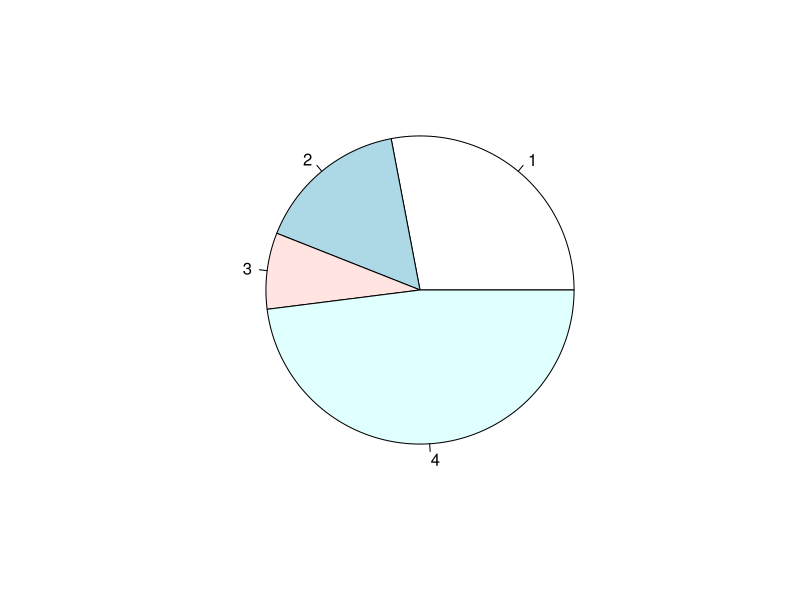
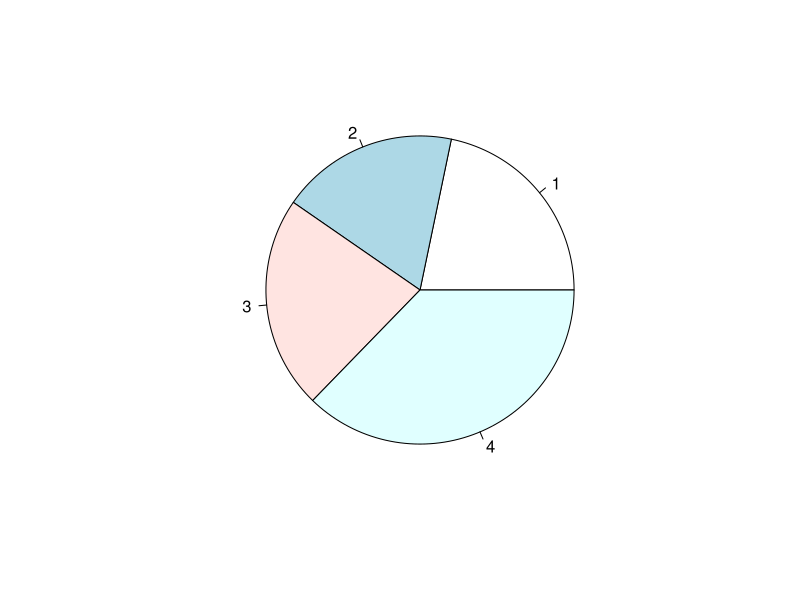
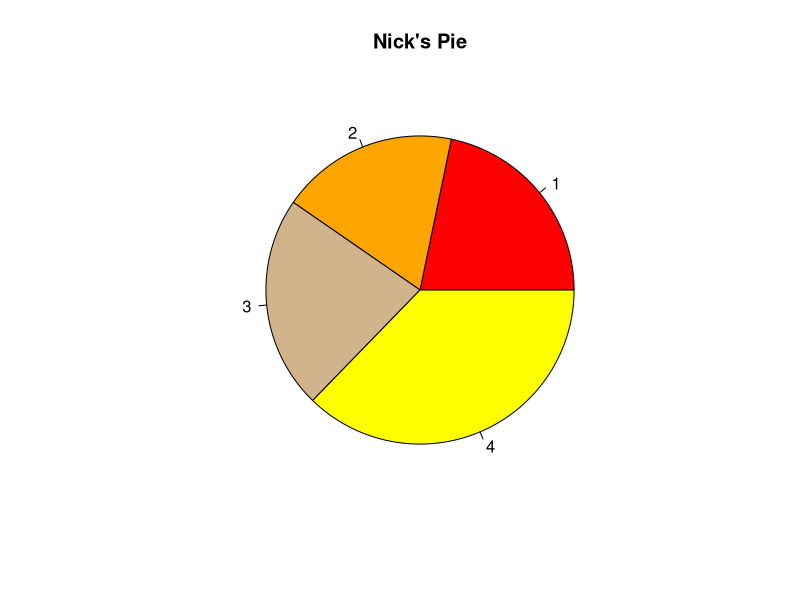
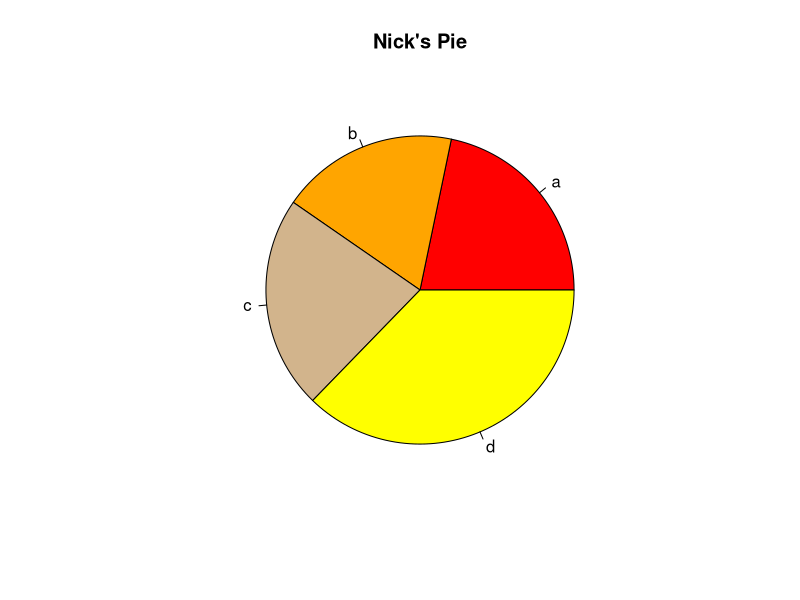
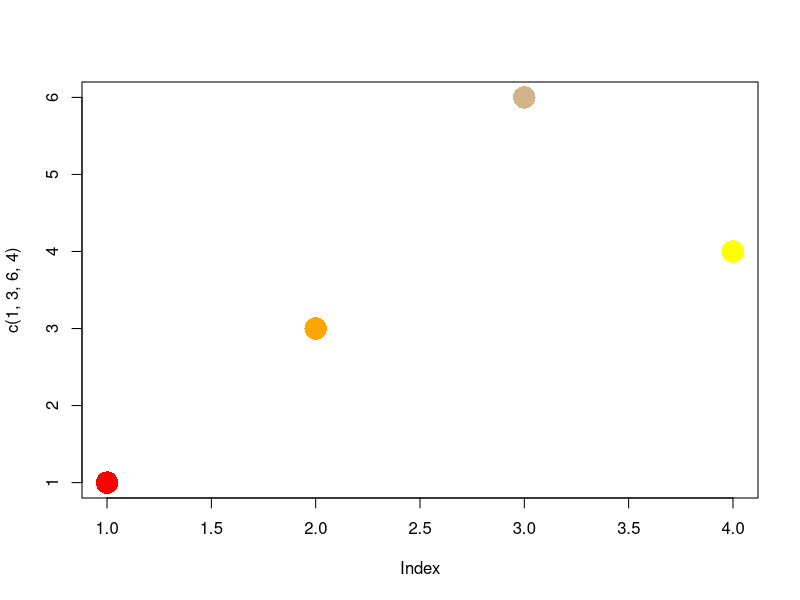
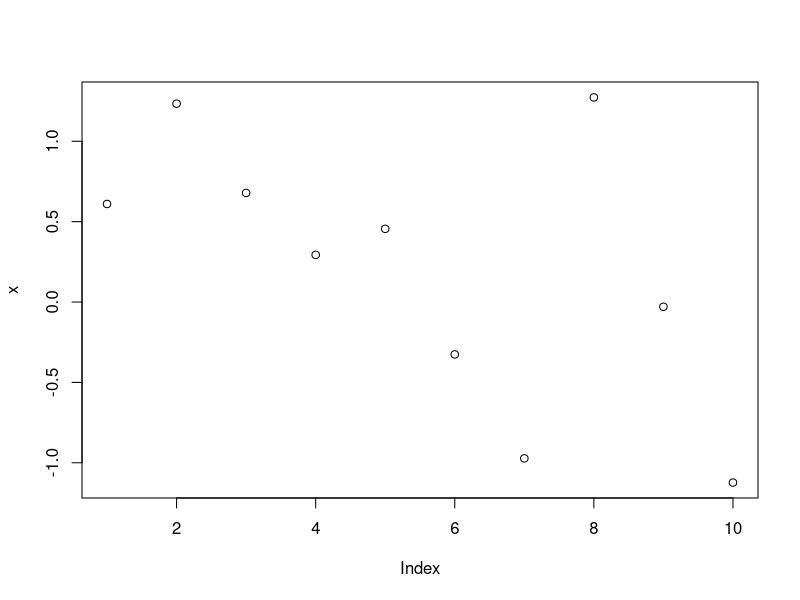
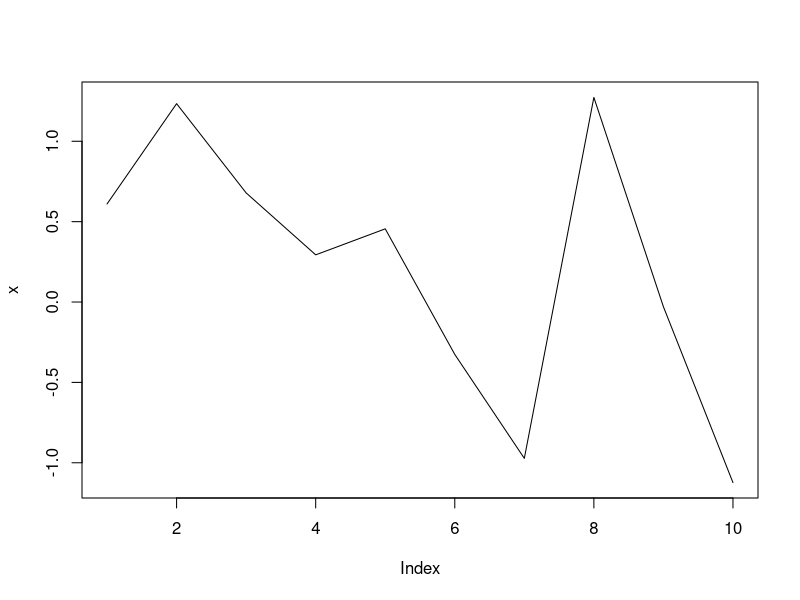
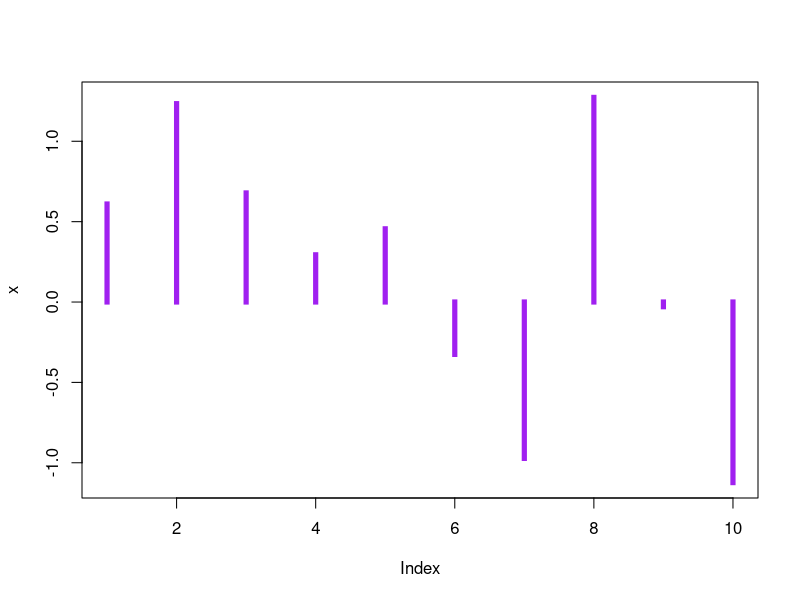

Here is the R script that generated these plots, in order:
## ---- chunk 1
# creating a pie chart
pie(c(7,4,2,12))
# assigning vector to a value
x <- c(7,6,7.2,12)
# creating pie chart from x
pie(x)
## ---- chunk 2
# adding title and color to the plot
pie(x, main = "Nick's Pie", col = c("red", "orange", "tan", "yellow"))
## ---- chunk 3
# adding labels to the plot
pie(x
    , main = "Nick's Pie"
    , col = c("red", "orange", "tan", "yellow")
    , labels = c("a", "b", "c", "d"))
## ---- chunk 4
# creating a dot plot
plot(c(1,3,6,4), pch = 16, col = c("red", "orange", "tan", "yellow"), cex = 3)

## ---- chunk 5
# creating random normally distributed set of data
x <- rnorm(n = 10)
#plotting x
plot(x)
## ---- chunk 6
# adding to the plot
# changing to a line plot, default is "p" for point 
plot(x, type = "l")

# Creating histogram with wider lines, square edges and a color
plot(x, type = "h", lwd = 5, lend = 2, col = "purple")

## ---- chunk 7
# adding a title and x & y labels
plot(x, type = "h", lwd = 5, lend = 2, col = "purple", main = "change in net worth", xlab = "time in years", ylab = "in millions")
## ---- chunk 8
# bty gets rid of box around the plot
plot(x, type = "h", lwd = 5, lend = 2, col = "purple", main = "change in net worth", xlab = "time in years", ylab = "in millions"
     , bty = "n")
## ---- chunk 9
# creating plot
# changing background to gray using parameters setting
par(bg = "gray")
plot(x, type = "h", lwd = 20, col = c("blue", "orange"), bty = "n", lend = 2)

## ---- chunk 10
# creating variable n
n <- 27
# creating letters variable with subset of letters
my_letters <- sample(letters[1:3], size = n, replace = T)

## ---- chunk 11
# creating a table for my_letters
tab <- table(my_letters)

# creating a barplot for my_letters table
barplot(tab, col = c("red", "tan", "orange"), names.arg = c("sales", "ops", "it"), border = "white", xlab = "departments", ylab = "employees", main = "Company Employees", horiz = TRUE, las = 1, density = 20, angle = c(45, 90, 12))
## ---- chunk 12
# x with 1000 obs, mean of 10 and standard deviation of 1
x <- rnorm(n = 1000, mean = 10, sd = 1)
# creating histogram
hist(x, main = "what is the distribution of x")
# creating boxplot
boxplot(x, horizontal = T)
## ---- chunk 13
# creating plot with log normal dist, skewed with most observations low and a few high
x <- rlnorm(n = 1000, meanlog = 1, sdlog = 1)

# using parameter mfrow to break space up into x rows and columns and put both plots on the same space
par(mfrow = c(2, 1))
hist(x)
boxplot(x, horizontal = T)

## ---- chunk 14
# using function log10 to take the log of all values in x to create a normal distribution
hist(log10(x))

## ---- chunk 15


## ---- chunk 16


## ---- chunk 17


## ---- chunk 18


## ---- chunk 19


## ---- chunk 20


## ---- chunk 21


